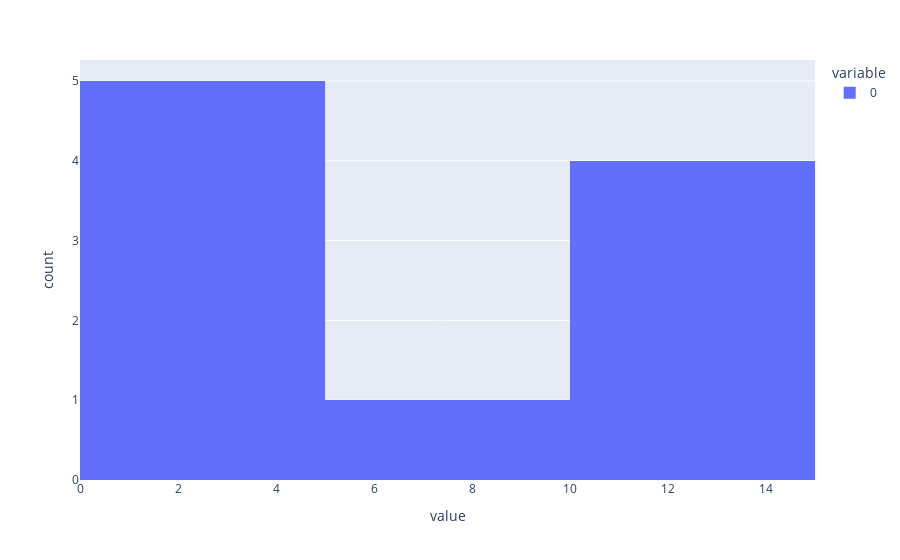

Source (notebook cell):
### Code cell
import plotly.express as px

px.histogram(d)

### Figure 1 — Plotly figure (JSON) as saved in the notebook; plotly's stock layout.template omitted (floating-point values rounded to 4 significant figures)
{"data": [{"alignmentgroup": "True", "bingroup": "x", "hovertemplate": "variable=0<br>value=%{x}<br>count=%{y}<extra></extra>", "legendgroup": "0", "marker": {"color": "#636efa", "pattern": {"shape": ""}}, "name": "0", "offsetgroup": "0", "orientation": "v", "showlegend": true, "type": "histogram", "x": [2.3, 3.2, 3.1, 1.6, 1.9, 11.5, 10.2, 12.3, 8.6, 10.9], "xaxis": "x", "yaxis": "y"}], "layout": {"autosize": true, "barmode": "relative", "legend": {"title": {"text": "variable"}, "tracegroupgap": 0}, "margin": {"t": 60}, "xaxis": {"anchor": "y", "autorange": true, "domain": [0, 1], "range": [0, 15], "title": {"text": "value"}, "type": "linear"}, "yaxis": {"anchor": "x", "autorange": true, "domain": [0, 1], "range": [0, 5.263], "title": {"text": "count"}}}}
